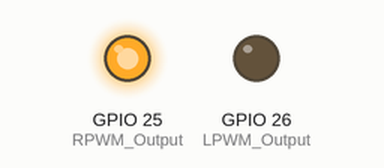
Simulated run of this sketch. Board: ESP32. On the bench: output pins drawn as LEDs (lit = HIGH). What the sketch prints to the serial monitor is not drawn.

Above: at 0.1 s.
Timing chart, 0 to 1.6 s (numbered marks = the images above):
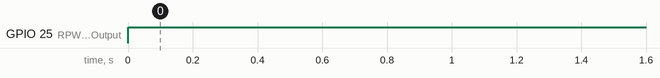

The sketch:

test_moteur.ino
```cpp
int SENSOR_PIN = 34; // center pin of the potentiometer

int RPWM_Output = 25; // Arduino PWM output pin 36; connect to IBT-2 pin 1 (RPWM)
int LPWM_Output = 26; // Arduino PWM output pin 39; connect to IBT-2 pin 2 (LPWM)

void setup()
{
  Serial.begin(115200);
  pinMode(RPWM_Output, OUTPUT);
  pinMode(LPWM_Output, OUTPUT);
  pinMode(SENSOR_PIN, INPUT);
  Serial.print("setup() running on core ");
  Serial.println(xPortGetCoreID());
}

/*void loop()
{
  int sensorValue = analogRead(SENSOR_PIN);
  //Serial.println("sensorValue :");
  //Serial.println(sensorValue);

  // sensor value is in the range 0 to 4095
  // the lower half of it we use for reverse rotation; the upper half for forward rotation
  //if (sensorValue &lt;= 512)
  if(sensorValue > 0 && sensorValue <= 2048)
  {
    // reverse rotation
    int reversePWM = -(sensorValue - 2047) / 2;
    analogWrite(LPWM_Output, 0);
    analogWrite(RPWM_Output, reversePWM);
    Serial.println("reverse :");
    Serial.println(reversePWM);
  }
  else
  {
    // forward rotation
    int forwardPWM = (sensorValue - 2048) / 2;
    analogWrite(RPWM_Output, 0);
    analogWrite(LPWM_Output, forwardPWM);
    Serial.println("forward :");
    Serial.println(forwardPWM);
  }
}*/
void loop()
{
  analogWrite(LPWM_Output, 0);
  analogWrite(RPWM_Output, 1000);
  Serial.print("loop() running on core ");
  Serial.println(xPortGetCoreID());
  /*delay(10000);
  analogWrite(RPWM_Output, 0);
  analogWrite(LPWM_Output, 200);*/

}
```

Measured:
- by itself, GPIO 25 (RPWM_Output): LOW → HIGH at 0.00 s
